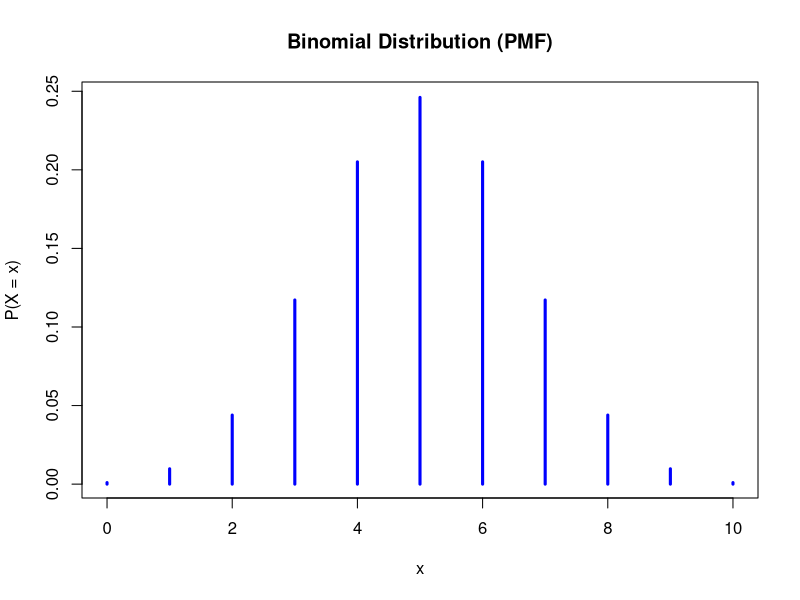

Here is the R script that generated this plot:
#dbinom
x <- 0:10
y <- dbinom(x, size = 10, prob = 0.5)
plot(x, y, type = "h", lwd = 3, col = "blue", main = "Binomial Distribution (PMF)", xlab = "x", ylab = "P(X = x)")

#pbinom
x<-pbinom(26,51,0.5)
print(x)

#qbinom
x<-qbinom(0.25,51,0.5)
print(x)

#rbinom
x<-rbinom(8,150,0.4)
print(x)
